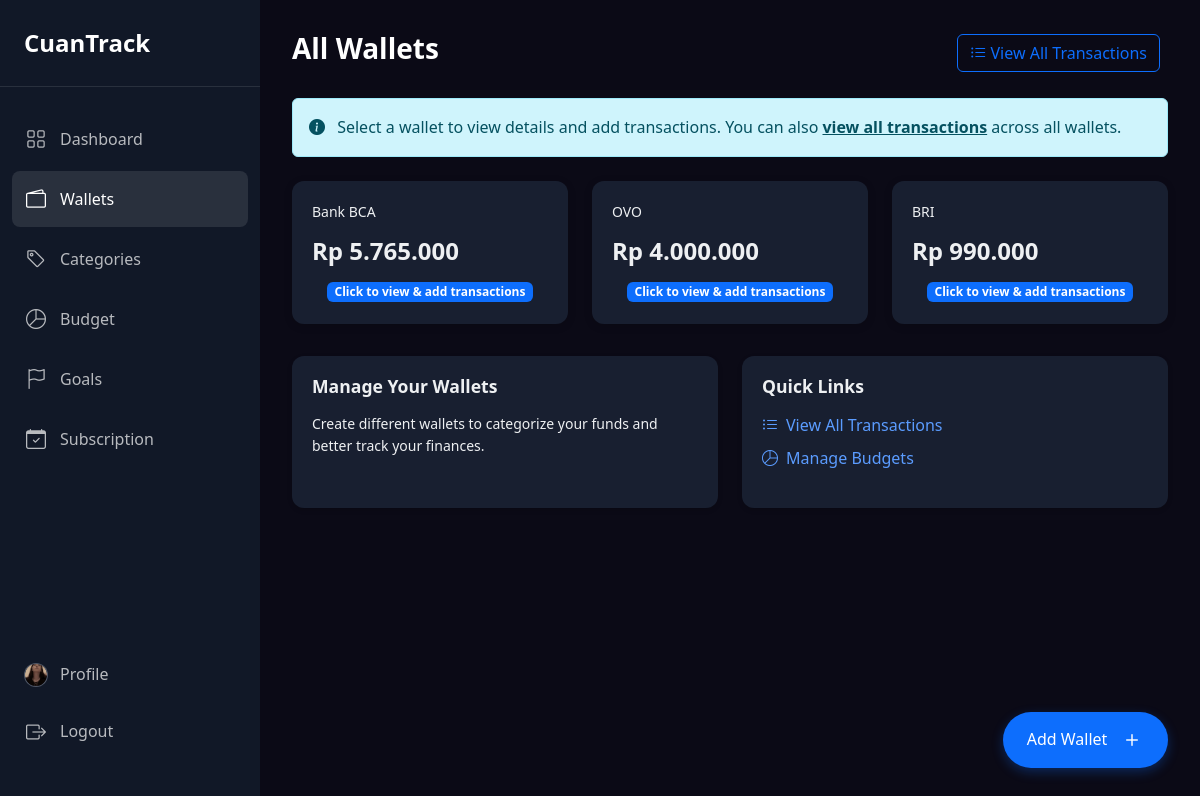
Screenshot of /wallets (signed in) with the database file from the repository.
### tables this page shows
CREATE TABLE `users` (
  `id_user` int(11) NOT NULL,
  `username` varchar(100) DEFAULT NULL,
  `password` varchar(255) NOT NULL,
  `email` varchar(100) DEFAULT NULL,
  `image` varchar(255) DEFAULT NULL,
  `created_at` datetime DEFAULT current_timestamp()
);

CREATE TABLE `wallets` (
  `id_wallet` int(11) NOT NULL,
  `id_user` int(11) NOT NULL,
  `name` varchar(100) NOT NULL,
  `currency` varchar(10) NOT NULL,
  `balance` decimal(12,2) DEFAULT 0.00,
  `total_income` decimal(12,2) DEFAULT 0.00,
  `total_expenses` decimal(12,2) DEFAULT 0.00,
  `created_at` datetime DEFAULT current_timestamp(),
  `updated_at` datetime DEFAULT current_timestamp() ON UPDATE current_timestamp()
);

### controllers/WalletController.php (called while the page is built, shortened)
<?php
require_once 'models/WalletsModel.php';
class WalletController
{
    private $walletModel;
    public function __construct()
    {
        $this->walletModel = new WalletsModel();
    }
    public function index()
    {
        $userId = $_SESSION['user_id'] ?? 1;
        $wallets = $this->walletModel->getAllByUserId($userId);
        require 'views/wallets/index.php';
    }
}
?>

### core/functions.php (called while the page is built, shortened)
<?php
function format_rupiah($amount)
{
    return 'Rp ' . number_format($amount, 0, ',', '.');
}
function isCurrentPage($path)
{
    $currentUri = $_SERVER['REQUEST_URI'];
    $currentUri = rtrim($currentUri, '/');
    return $currentUri === $path || strpos($currentUri, $path) === 0;
}
?>

### models/UserModel.php (called while the page is built, shortened)
<?php
require_once 'config/database.php';
class UserModel
{
    private $db;
    public function __construct()
    {
        $database = new Database();
        $this->db = $database->getConnection();
    }
    public function getById($id)
    {
        $query = "SELECT * FROM users WHERE id_user = :id";
        $stmt = $this->db->prepare($query);
        $stmt->bindParam(':id', $id, PDO::PARAM_INT);
        $stmt->execute();
        return $stmt->fetch(PDO::FETCH_ASSOC);
    }
}
?>

### config/database.php (called while the page is built, shortened)
<?php
class Database
{
    private $host = "localhost";
    private $db_name = "cuantrack";
    private $username = "root";
    private $password = "";
    public function getConnection()
    {
        $this->conn = null;
        try {
            $this->conn = new PDO(
                "mysql:host=" . $this->host . ";dbname=" . $this->db_name,
                $this->username,
                $this->password
            );
            $this->conn->setAttribute(PDO::ATTR_ERRMODE, PDO::ERRMODE_EXCEPTION);
            $this->conn->exec("set names utf8");
        } catch (PDOException $e) {
            $this->lastError = $e->getMessage();
            error_log("Connection error: " . $e->getMessage());
        }
        return $this->conn;
    }
}
?>

### models/WalletsModel.php (called while the page is built, shortened)
<?php
require_once 'config/database.php';
class WalletsModel
{
    private $conn;
    public function __construct()
    {
        $database = new Database();
        $this->conn = $database->getConnection();
    }
    public function getAllByUserId($userId)
    {
        $query = "SELECT * FROM wallets WHERE id_user = :id_user";
        $stmt = $this->conn->prepare($query);
        $stmt->bindParam(':id_user', $userId, PDO::PARAM_INT);
        $stmt->execute();
        return $stmt->fetchAll(PDO::FETCH_ASSOC);
    }
}
?>

### views/wallets/index.php (the view, shortened to what this page needs)
<?php
require_once 'core/functions.php';
$wallets = $wallets ?? [];
?>
<!DOCTYPE html>
<html lang="id">
<head>
    <link href="https://cdn.jsdelivr.net/npm/bootstrap@5.3.0/dist/css/bootstrap.min.css" rel="stylesheet">
    <link rel="stylesheet" href="https://cdn.jsdelivr.net/npm/bootstrap-icons@1.11.0/font/bootstrap-icons.css">
    <link rel="stylesheet" href="/public/css/style.css">
</head>
<body>
    <div class="app-container">
        <?php include 'views/layouts/sidebar.php'; ?>
        <div class="main-wrapper">
            <div class="page-header">
                <h1>All Wallets</h1>
                <div>
                    <a href="/transactions" class="btn btn-outline-primary me-2">
                        <i class="bi bi-list-ul"></i> View All Transactions
                    </a>
                </div>
            </div>
            <?php if (!isset($_SESSION['user_id'])): ?>
                <div class="alert alert-warning mb-4">
                    <i class="bi bi-info-circle-fill me-2"></i> This is a demo view. To save wallet data, please
                    <a href="/login" class="alert-link">login</a> first.
                </div>
            <?php else: ?>
                <div class="alert alert-info mb-4">
                    <i class="bi bi-info-circle-fill me-2"></i> Select a wallet to view details and add transactions.
                    You can also <a href="/transactions" class="alert-link">view all transactions</a> across all wallets.
                </div>
            <?php endif; ?>
            <div class="wallet-cards">
                <?php foreach ($wallets as $wallet): ?>
                    <a href="/wallets/view/<?= $wallet['id_wallet'] ?>" class="wallet-card text-decoration-none text-dark">
                        <div class="wallet-name"><?= htmlspecialchars($wallet['name'] ?? '') ?></div>
                        <div class="wallet-balance"><?= format_rupiah($wallet['balance'] ?? 0) ?></div>
                        <div class="mt-2 text-center">
                            <span class="badge bg-primary">Click to view & add transactions</span>
                        </div>
                    </a>
                <?php endforeach; ?>
            </div>
            <div class="dashboard-footer mt-4 mb-5">
                <div class="row">
                    <div class="col-md-6 mb-3">
                        <div class="footer-section">
                            <h5>Manage Your Wallets</h5>
                            <p class="small">Create different wallets to categorize your funds and better track your
                                finances.</p>
                        </div>
                    </div>
                    <div class="col-md-6 mb-3">
                        <div class="footer-section">
                            <h5>Quick Links</h5>
                            <ul class="list-unstyled">
                                <li>
                                    <a href="/transactions"><i class="bi bi-list-ul me-2"></i>View All Transactions</a>
                                </li>
                                <li>
                                    <a href="/budget"><i class="bi bi-pie-chart me-2"></i>Manage Budgets</a>
                                </li>
                            </ul>
                        </div>
                    </div>
                </div>
            </div>
            <a href="/wallets/create" class="add-wallet-btn">
                <span class="add-wallet-text">Add Wallet</span>
                <i class="bi bi-plus"></i>
            </a>
        </div>
    </div>
</body>
</html>

### index.php (shortened to what this page needs)
<?php
require_once 'core/functions.php';
$routes = require 'routes/web.php';
$requestUri = $_SERVER['REQUEST_URI'];
$path = parse_url($requestUri, PHP_URL_PATH);
$method = $_SERVER['REQUEST_METHOD'];
if (isset($routes[$method])) {
    foreach ($routes[$method] as $routePattern => $handler) {
        $pattern = preg_replace('/\{([a-zA-Z0-9_]+)\}/', '(?P<$1>[^/]+)', $routePattern);
        $pattern = "#^$pattern$#";
        if (preg_match($pattern, $path, $matches)) {
            list($controller, $action) = explode('@', $handler);
            $controllerInstance = new $controllerClass();
            $params = array_filter($matches, 'is_string', ARRAY_FILTER_USE_KEY);
            unset($params[0]);
            call_user_func_array([$controllerInstance, $action], array_values($params));
            break;
        }
    }
} else {
    http_response_code(405);
    echo "405 - Method Not Allowed";
}
?>

### views/layouts/sidebar.php
<aside class="sidebar">
    <div class="sidebar-brand">
        <a href="/dashboard">CuanTrack</a>
    </div>
    <ul class="sidebar-menu">
        <li><a href="/dashboard" class="<?= isCurrentPage('/dashboard') ? 'active' : '' ?>">
                <i class="bi bi-grid"></i>
                <span>Dashboard</span>
            </a></li>
        <li><a href="/wallets" class="<?= isCurrentPage('/wallets') ? 'active' : '' ?>">
                <i class="bi bi-wallet2"></i>
                <span>Wallets</span>
            </a></li>
        <li><a href="/categories" class="<?= isCurrentPage('/categories') ? 'active' : '' ?>">
                <i class="bi bi-tag"></i>
                <span>Categories</span>
            </a></li>
        <li><a href="/budget" class="<?= isCurrentPage('/budget') ? 'active' : '' ?>">
                <i class="bi bi-pie-chart"></i>
                <span>Budget</span>
            </a></li>
        <li><a href="/goals" class="<?= isCurrentPage('/goals') ? 'active' : '' ?>">
                <i class="bi bi-flag"></i>
                <span>Goals</span>
            </a></li>
        <li><a href="/subscription" class="<?= isCurrentPage('/subscription') ? 'active' : '' ?>">
                <i class="bi bi-calendar-check"></i>
                <span>Subscription</span>
            </a>
        </li>
    </ul>
    <ul class="sidebar-footer">
        <li>
            <?php
            if (isset($_SESSION['user_id'])) {
                require_once 'models/UserModel.php';
                $userModel = new UserModel();
                $user = $userModel->getById($_SESSION['user_id']);
                $defaultAvatar = '/public/images/default-avatar.png';
                $profileImage = !empty($user['image']) && file_exists($user['image']) ? '/' . $user['image'] : $defaultAvatar;
            } else {
                $profileImage = '/public/images/default-avatar.png';
            }
            ?>
            <a href="/users/profile" class="profile-link">
                <div class="sidebar-profile-image">
                    <img src="<?= $profileImage ?>" alt="Profile">
                </div>
                <span>Profile</span>
            </a>
        </li>
        <li>
            <a href="/logout">
                <i class="bi bi-box-arrow-right"></i>
                <span>Logout</span>
            </a>
        </li>
    </ul>
</aside>

### public/css/style.css (style rules this page uses)
* { margin: 0; padding: 0; box-sizing: border-box; }
body { font-family: "Segoe UI", Tahoma, Geneva, Verdana, sans-serif; line-height: 1.6; color: #fff; background-color: #0b0a16; display: flex; min-height: 100vh; }
.app-container { display: flex; width: 100%; min-height: 100vh; }
.sidebar { width: 260px; background-color: #111827; color: #fff; min-height: 100vh; padding: 1.5rem 0; position: fixed; top: 0; left: 0; bottom: 0; z-index: 1000; }
.sidebar-brand { font-size: 1.5rem; font-weight: bold; padding: 0 1.5rem 1.5rem; border-bottom: 1px solid rgba(255, 255, 255, 0.1); margin-bottom: 1.5rem; }
.sidebar-brand a { color: #fff; text-decoration: none; }
.sidebar-menu { list-style: none; padding: 0 0.75rem; }
.sidebar-menu li { margin-bottom: 0.25rem; }
.sidebar-menu a { display: flex; align-items: center; padding: 0.75rem; color: rgba(255, 255, 255, 0.7); text-decoration: none; border-radius: 0.5rem; transition: all 0.2s ease; }
.sidebar-menu a:hover, .sidebar-menu a.active { background-color: rgba(255, 255, 255, 0.1); color: #fff; }
.sidebar-menu i { margin-right: 0.75rem; font-size: 1.25rem; width: 24px; text-align: center; }
.sidebar-footer { list-style: none; padding: 0 0.75rem; margin-top: auto; position: absolute; bottom: 20px; width: 100%; }
.sidebar-footer li { margin-bottom: 0.25rem; }
.sidebar-footer a { display: flex; align-items: center; padding: 0.75rem; color: rgba(255, 255, 255, 0.7); text-decoration: none; border-radius: 0.5rem; transition: all 0.2s ease; }
.sidebar-footer i { margin-right: 0.75rem; font-size: 1.25rem; width: 24px; text-align: center; }
.sidebar-profile-image { width: 24px; height: 24px; border-radius: 50%; overflow: hidden; margin-right: 0.75rem; flex-shrink: 0; background-color: #242d40; display: flex; align-items: center; justify-content: center; border: 1px solid rgba(255, 255, 255, 0.2); }
.sidebar-profile-image img { width: 100%; height: 100%; object-fit: cover; border-radius: 50%; }
.profile-link { display: flex; align-items: center; padding: 0.75rem; color: rgba(255, 255, 255, 0.7); text-decoration: none; border-radius: 0.5rem; transition: all 0.2s ease; }
.main-wrapper { flex: 1; margin-left: 260px; width: calc(100% - 260px); padding: 2rem; }
.page-header { display: flex; justify-content: space-between; align-items: center; margin-bottom: 1.5rem; }
.page-header h1 { font-size: 1.75rem; font-weight: 600; }
.wallet-cards { display: grid; grid-template-columns: repeat(auto-fill, minmax(250px, 1fr)); gap: 1.5rem; margin-bottom: 2rem; }
@media (min-width: 992px) { .wallet-cards { grid-template-columns: repeat(3, 1fr); } }
.wallet-card { background-color: #181f30; border-radius: 0.75rem; box-shadow: 0 2px 8px rgba(0, 0, 0, 0.15); padding: 1.25rem; transition: transform 0.2s ease, box-shadow 0.2s ease; }
.wallet-name { color: #eef0f2; font-size: 0.875rem; margin-bottom: 0.5rem; }
.wallet-balance { font-size: 1.5rem; font-weight: 700; color: #eef0f2; margin-bottom: 0; }
.add-wallet-btn { position: fixed; bottom: 2rem; right: 2rem; height: 56px; padding: 0 1.5rem; border-radius: 28px; background-color: #0d6efd; color: #fff; display: flex; align-items: center; justify-content: center; font-size: 1rem; font-weight: 500; box-shadow: 0 4px 12px rgba(13, 110, 253, 0.3); transition: all 0.2s ease; text-decoration: none; z-index: 1000; }
.add-wallet-btn i { font-size: 1.5rem; margin-left: 0.5rem; }
.add-wallet-text { margin-right: 0.25rem; }
.dashboard-footer { color: #eef0f2; }
.footer-section { background-color: #181f30; border-radius: 0.75rem; padding: 1.25rem; box-shadow: 0 2px 5px rgba(0, 0, 0, 0.15); height: 100%; color: #eef0f2; }
.footer-section h5 { font-size: 1.1rem; font-weight: 600; margin-bottom: 1rem; color: #eef0f2; }
.footer-section a { color: #5b9cff; text-decoration: none; transition: color 0.2s; }
.footer-section ul li { margin-bottom: 0.5rem; }
.sidebar-footer .sidebar-profile-image { width: 24px; height: 24px; min-width: 24px; min-height: 24px; }
img { max-width: 100%; height: auto; }
div.sidebar-profile-image img[alt="Profile"] { width: 24px; height: 24px; object-fit: cover; }

### rows the page displays
users: image (picture)
wallets: name "Bank BCA", balance "Rp 5.765.000"
wallets: name "OVO", balance "Rp 4.000.000"
wallets: name "BRI", balance "Rp 990.000"
